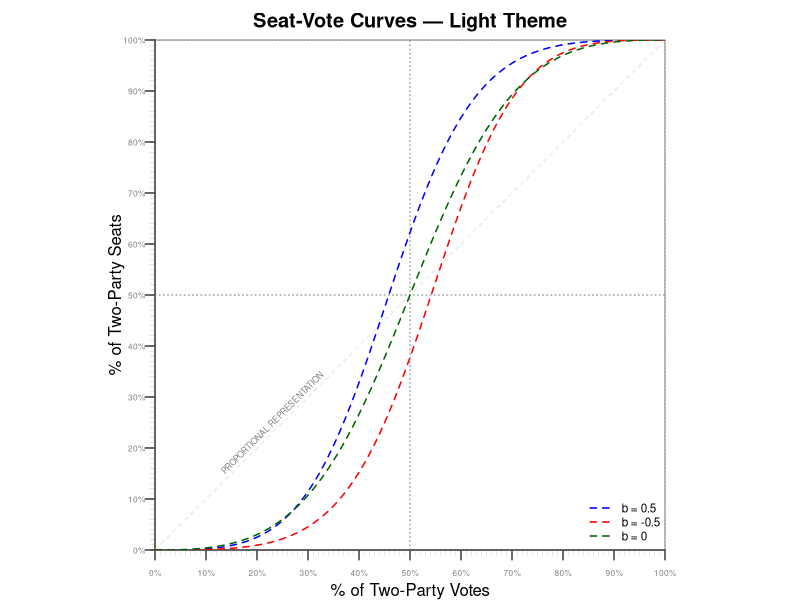
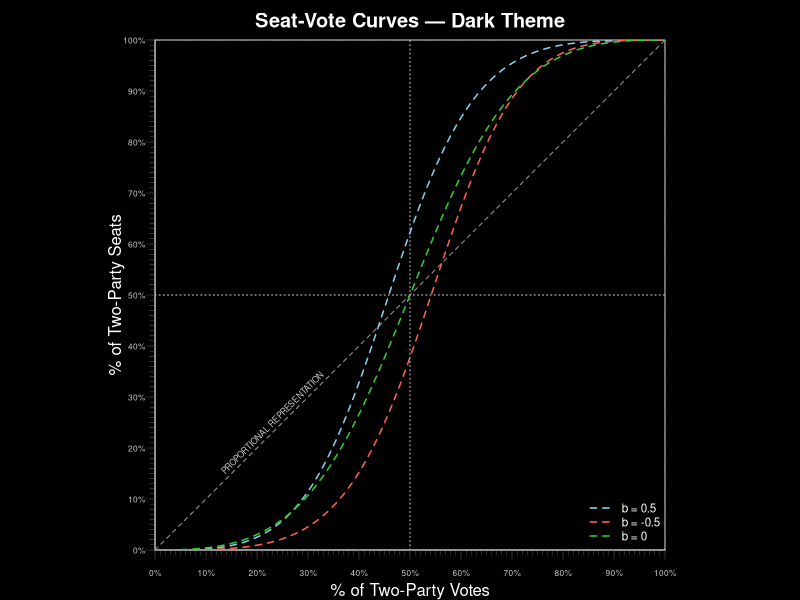
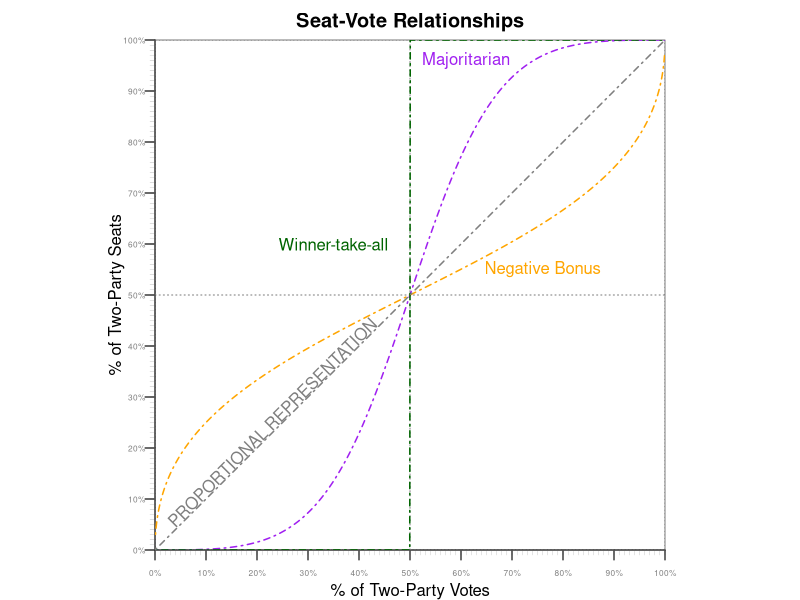

Recreate these plots in R, in order.
options(scipen = 999)


sv_plot <- function(...,
                              colors = NULL,
                              ltys = NULL,
                              labels = NULL,
                              label_pos = NULL,
                              label_cex = 0.6,
                              label_col = NULL,
                              legend = FALSE,
                              legend_pos = "bottomright",
                              legend_cex = 0.7,
                              legend_bg = "white",
                              legend_bty = "n",
                              main = "",
                              xlab = "% of Two-Party Votes",
                              ylab = "% of Two-Party Seats",
                              xaxis = TRUE,
                              yaxis = TRUE,
                              prop.line = TRUE,
                              box = TRUE,
                              xlim = c(0, 1),
                              ylim = c(0, 1),
                              theme = "light") {
  # Collect curve data
  curves <- list(...)
  n <- length(curves)
  if (n == 0) stop("You must supply at least one curve (e.g. sv.hyp output).")
  
  # --- Theme settings ---
  if (theme == "dark") {
    bg_col <- "black"
    fg_col <- "white"
    axis_col <- "gray80"
    grid_col <- "gray60"
    shade_col <- rgb(1, 1, 1, 0.4)
  } else {
    bg_col <- "white"
    fg_col <- "black"
    axis_col <- "gray50"
    grid_col <- "gray90"
    shade_col <- rgb(0.1, 0.1, 0.1, 0.5)
  }
  
  # Defaults
  if (is.null(colors)) colors <- rep_len(c("blue", "red", "darkgreen", "orange", "purple"), n)
  if (is.null(ltys))   ltys   <- rep_len(2, n)
  if (is.null(label_col)) label_col <- colors
  
  # --- Base plot setup ---
  par(pty = "s", mar = c(2.5, 2, 2, 1), mgp = c(0.5, 0.5, 0), bg = bg_col)
  plot(1,
       type = "n",
       ylim = ylim,
       xlim = xlim,
       xaxs = "i",
       yaxs = "i",
       ylab = "",
       xlab = "",
       main = main,
       bty = "n",
       axes = FALSE,
       col.main = fg_col)
  
  # --- Axes ---
  if (xaxis) {
    axis(side = 1, las = 2, at = seq(0, 1, 0.1), labels = FALSE, lwd.ticks = 0.4, col = axis_col)
    axis(side = 1, las = 2, at = seq(0, 1, 0.01), labels = FALSE, lwd.ticks = 0.2, tck = -0.01, col = axis_col)
    axis(side = 1, at = seq(0, 1, 0.1),
         labels = paste0(seq(0, 100, 10), "%"), cex.axis = 0.5, col.axis = axis_col)
  }
  
  if (yaxis) {
    axis(side = 2, las = 2, at = seq(0, 1, 0.1), labels = FALSE, lwd.ticks = 0.4, col = axis_col)
    axis(side = 2, las = 2, at = seq(0, 1, 0.01), labels = FALSE, lwd.ticks = 0.2, tck = -0.01, col = axis_col)
    axis(side = 2, las = 2, at = seq(0, 1, 0.1),
         labels = paste0(seq(0, 100, 10), "%"), cex.axis = 0.5, col.axis = axis_col)
  }
  
  mtext(xlab, side = 1, line = 1.5, col = fg_col)
  mtext(ylab, side = 2, line = 1.5, col = fg_col)
  
  # --- Optional proportional representation line ---
  if (prop.line) {
    abline(0, 1, lty = 2, col = grid_col)
    text(0.23, 0.25, "PROPORTIONAL REPRESENTATION",
         srt = 45, cex = 0.5, col = axis_col)
  }
  
  # --- Optional box & midlines ---
  if (box) {
    box(col = axis_col)
    abline(v = 0.5, lty = 3, col = axis_col)
    abline(h = 0.5, lty = 3, col = axis_col)
  }
  
  # --- Border shading ---
  rect(-.05, -.05, 0, 1.05, col = shade_col, density = 40, border = "transparent")
  rect(0, 0, 1.05, -.05, col = shade_col, density = 40, border = "transparent")
  rect(1, 0, 1.05, 1.05, col = shade_col, density = 40, border = "transparent")
  rect(0, 1, 1, 1.05, col = shade_col, density = 40, border = "transparent")
  
  # --- Plot curves ---
  for (i in seq_len(n)) {
    lines(curves[[i]], lwd = 1.5, col = colors[i], lty = ltys[i])
    
    if (!is.null(labels)) {
      if (is.null(label_pos)) {
        xlab <- tail(curves[[i]][, 1], 1)
        ylab <- tail(curves[[i]][, 2], 1)
      } else {
        xlab <- label_pos[[i]]$x
        ylab <- label_pos[[i]]$y
      }
      text(x = xlab, y = ylab, labels[i], col = label_col[i],
           cex = label_cex, pos = 4)
    }
  }
  
  # --- Optional legend ---
  if (legend && !is.null(labels)) {
    legend(legend_pos, legend = labels,
           col = colors, lty = ltys, lwd = 1.5,
           cex = legend_cex, bg = legend_bg, bty = legend_bty,
           text.col = fg_col)
  }
}



sv.hyp <- function(r, b, n = 1000){
  V  <- seq(from = 0.001,to = 0.999, length = n )
  LV <- log(V/(1-V))
  S  <- (1+exp(-b - r*LV))^-1

  dta <- cbind.data.frame(V,S)

  return(dta)
}


## Example
sv1 <- sv.hyp(r = 3, b = 0.5)
sv2 <- sv.hyp(r = 3, b = -0.5)
sv3 <- sv.hyp(r = 2.5, b = 0)

# Light theme (default)
sv_plot(sv1, sv2, sv3,
                  colors = c("blue", "red", "darkgreen"),
                  labels = c("b = 0.5", "b = -0.5", "b = 0"),
                  legend = TRUE,
                  main = "Seat-Vote Curves — Light Theme")

# Dark theme for slides
sv_plot(sv1, sv2, sv3,
                  colors = c("skyblue", "tomato", "limegreen"),
                  labels = c("b = 0.5", "b = -0.5", "b = 0"),
                  legend = TRUE,
                  theme = "dark",
                  main = "Seat-Vote Curves — Dark Theme")

## Example 2

# Generate the data
majoritarian.sv.dta <- sv.hyp(r = 3, b = 0)
proporional.sv.dta  <- sv.hyp(r = 1, b = 0)
negative.dv.dta     <- sv.hyp(r = 0.50, b = 0)
winner.sv.dta       <- sv.hyp(r = 10000, b = 0)

# Use the new plotting function
sv_plot(
  majoritarian.sv.dta,
  negative.dv.dta,
  winner.sv.dta,
  proporional.sv.dta,
  colors = c("purple", "orange", "darkgreen", "gray50"),
  ltys   = rep(4, 4),
  labels = c("Majoritarian", "Negative Bonus", "Winner-take-all", "Proportional"),
  legend = FALSE,            # we’ll add direct text labels instead
  prop.line = FALSE,         # you’ll draw it manually below
  box = TRUE,
  main = "Seat-Vote Relationships"
)

# Add custom text annotations (same as your manual version)
text(x = 0.23, y = 0.25, "PROPORTIONAL REPRESENTATION", srt = 45, cex = 1, col = "gray50")
text(x = 0.35, y = 0.60, "Winner-take-all", srt = 0, cex = 1, col = "darkgreen")
text(x = 0.61, y = 0.96, "Majoritarian", srt = 0, cex = 1, col = "purple")
text(x = 0.76, y = 0.55, "Negative Bonus", srt = 0, cex = 1, col = "orange")
